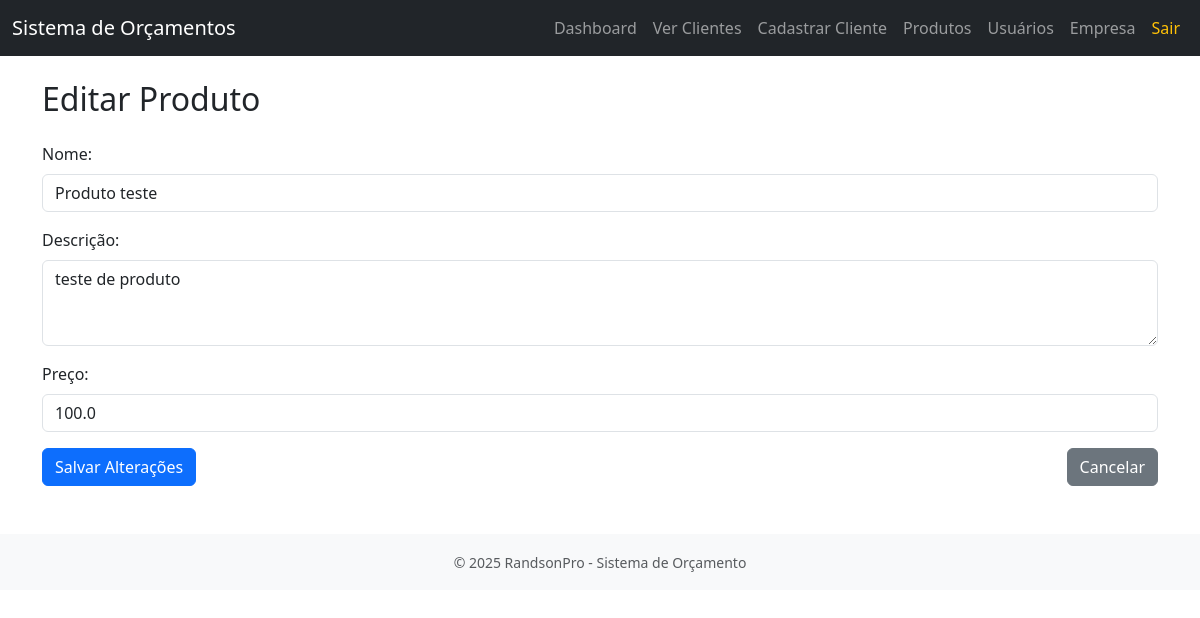
Screenshot of /produto/1/editar (signed in) with the database file from the repository.
### models.py (models this page shows)
class Produto(db.Model):
    __tablename__ = 'produtos'
    id = db.Column(db.Integer, primary_key=True)
    nome = db.Column(db.String(100), nullable=False)
    descricao = db.Column(db.String(200))
    preco = db.Column(db.Float, nullable=False)
    itens_os = db.relationship('ItemOS', backref='produto', lazy='dynamic')

### app.py (the view, shortened to what this page needs)
@app.route('/produto/<int:produto_id>/editar', methods=['GET', 'POST'])
@login_required
def editar_produto(produto_id):
    produto = Produto.query.get_or_404(produto_id)
    return render_template('editar_produto.html', produto=produto)

### app.py (called while the page is built)
def login_required(f):
    @wraps(f)
    def decorated_function(*args, **kwargs):
        if 'usuario_id' not in session:
            flash("Você precisa estar logado para acessar esta página.", "warning")
            return redirect(url_for('login'))
        return f(*args, **kwargs)
    return decorated_function

@app.context_processor
def inject_datetime():
    return {'datetime': datetime}

### templates/editar_produto.html (shortened to what this page needs)
{% extends 'base.html' %}
{% block content %}
<h2 class="mb-4">Editar Produto</h2>
<form method="POST" action="{{ url_for('editar_produto', produto_id=produto.id) }}">
  <div class="mb-3">
    <label for="nome" class="form-label">Nome:</label>
    <input type="text" name="nome" id="nome" class="form-control" value="{{ produto.nome }}" required>
  </div>
  <div class="mb-3">
    <label for="descricao" class="form-label">Descrição:</label>
    <textarea name="descricao" id="descricao" class="form-control" rows="3">{{ produto.descricao }}</textarea>
  </div>
  <div class="mb-3">
    <label for="preco" class="form-label">Preço:</label>
    <input type="number" step="0.01" name="preco" id="preco" class="form-control" value="{{ produto.preco }}" required>
  </div>
  <div class="d-flex justify-content-between">
    <button type="submit" class="btn btn-primary">Salvar Alterações</button>
    <a href="{{ url_for('listar_produtos') }}" class="btn btn-secondary">Cancelar</a>
  </div>
</form>
{% endblock %}

### rows the page displays
Produto: nome "Produto teste", descricao "teste de produto", preco "100.0"
